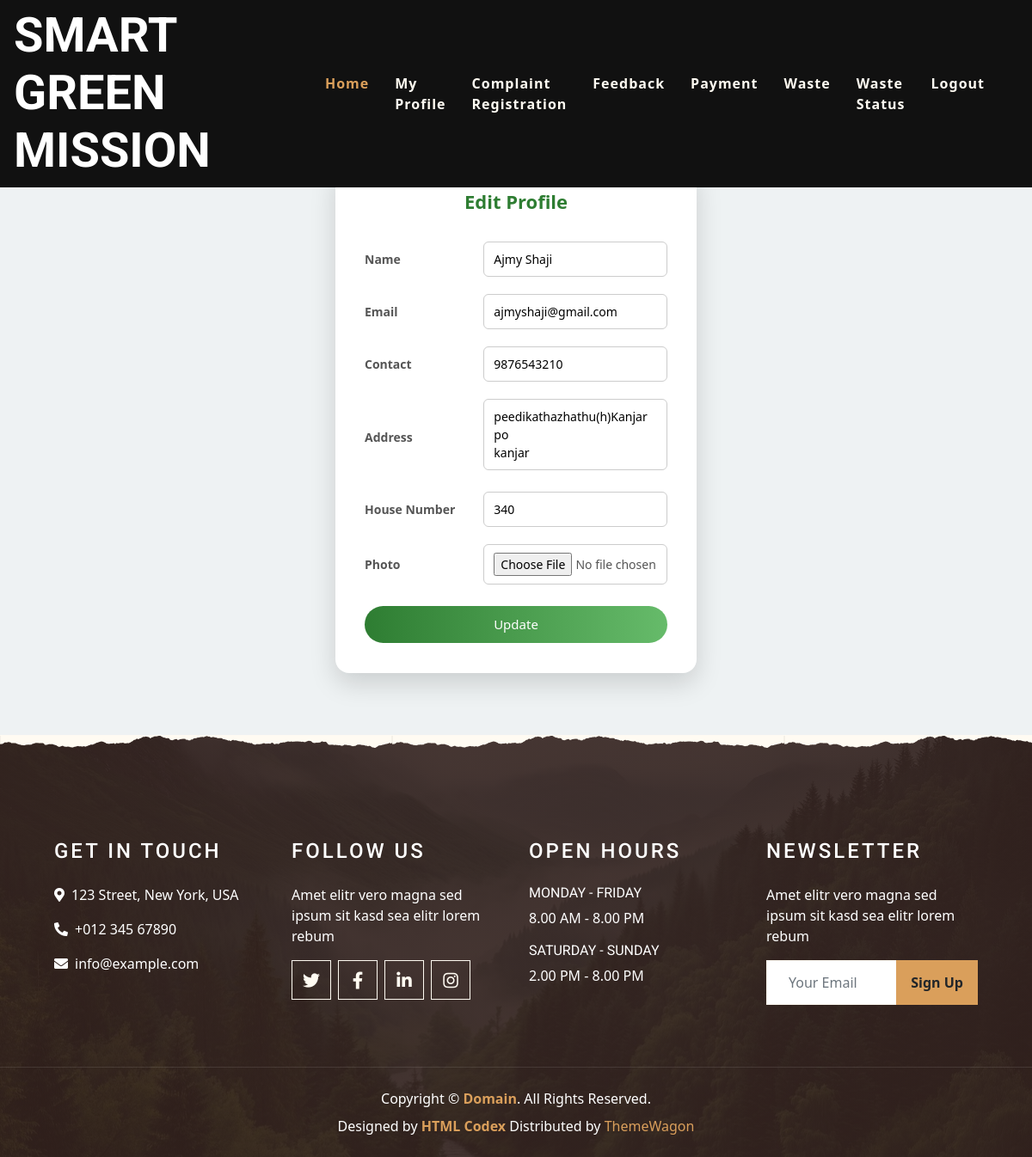
Screenshot of /User/EditProfile/ (signed in) with the database file from the repository.
### Guest/models.py (models this page shows)
class tbl_user(models.Model):
    user_name=models.CharField(max_length=50)
    user_email=models.CharField(max_length=50)
    user_contactno=models.CharField(max_length=50)
    user_address=models.CharField(max_length=50)
    user_password=models.CharField(max_length=50)
    user_houseno=models.CharField(max_length=50)
    user_photo=models.FileField(upload_to='Assets/UserDocs/')
    ward_id=models.ForeignKey(tbl_ward,on_delete=models.CASCADE)
    user_status=models.IntegerField(default=0)

### User/views.py (the view)
# urls.py: path('EditProfile/',views.EditProfile,name="EditProfile"),
def EditProfile(request):
    if "uid" not in request.session:
        return redirect("Guest:Login")
    else:
        profiledata=tbl_user.objects.get(id=request.session['uid'])
        if request.method=="POST":
            name=request.POST.get('txt_name')
            email=request.POST.get('txt_email')
            contact=request.POST.get('txt_contact')
            houseno=request.POST.get('txt_hno')
            address=request.POST.get('txt_address')
            photo=request.FILES.get("txt_photo")
            profiledata.user_name=name
            profiledata.user_email=email
            profiledata.user_contactno=contact
            profiledata.user_houseno=houseno
            profiledata.user_address=address
            if photo:
                profiledata.user_photo=photo
            profiledata.save()
            return render(request,"User/EditProfile.html",{'msg':'Updated'})
        else:
            return render(request,"User/EditProfile.html",{'Data':profiledata})

### User/Templates/User/EditProfile.html (shortened to what this page needs)
{% extends 'User/Head.html' %}
{% block content %}
<!DOCTYPE html>
<html lang="en">
<head>
</head>
<body>
<div class="edit-container">
    <div class="edit-card">
        <div class="edit-title">Edit Profile</div>
        <form action="" method="post">
            <table>
                <tr>
                    <td>Name</td>
                    <td>
                        <input required type="text" name="txt_name"
                               value="{{Data.user_name}}"
                               pattern="^[A-Z]+[a-zA-Z ]*$"
                               title="Name Allows Only Alphabets,Spaces and First Letter Must Be Capital Letter">
                    </td>
                </tr>
                <tr>
                    <td>Email</td>
                    <td>
                        <input required type="email" name="txt_email"
                               value="{{Data.user_email}}">
                    </td>
                </tr>
                <tr>
                    <td>Contact</td>
                    <td>
                        <input required type="number" name="txt_contact"
                               value="{{Data.user_contactno}}"
                               pattern="[7-9]{1}[0-9]{9}"
                               title="Phone number with 7-9 and remaing 9 digit with 0-9">
                    </td>
                </tr>
                <tr>
                    <td>Address</td>
                    <td>
                        <textarea required name="txt_address" rows="3">{{Data.user_address}}</textarea>
                    </td>
                </tr>
                <tr>
                    <td>House Number</td>
                    <td>
                        <input required type="number" name="txt_hno"
                               value="{{Data.user_houseno}}">
                    </td>
                </tr>
                <tr>
                    <td>Photo</td>
                    <td>
                        <input type="file" name="txt_photo">
                    </td>
                </tr>
                <tr>
                    <td colspan="2" class="btn-area">
                        <input type="submit" value="Update">
                    </td>
                </tr>
            </table>
        </form>
    </div>
</div>
</body>
</html>
{% endblock content %}

### User/Templates/User/EditProfile.html (style rules this page uses)
body { background: #eef2f3; font-family: "Segoe UI", Tahoma, sans-serif; }
.edit-container { min-height: 80vh; display: flex; justify-content: center; align-items: center; animation: fadeIn 0.7s ease; }
.edit-card { width: 420px; background: #ffffff; border-radius: 16px; box-shadow: 0 12px 30px rgba(0,0,0,0.15); padding: 25px 28px; }
.edit-title { text-align: center; font-size: 22px; font-weight: bold; color: #2e7d32; margin-bottom: 20px; }
table { width: 100%; border-collapse: collapse; }
td { padding: 10px 6px; font-size: 14px; }
td:first-child { font-weight: bold; color: #555; width: 38%; }
input, textarea { width: 100%; padding: 9px 11px; border-radius: 6px; border: 1px solid #ccc; font-size: 14px; transition: 0.3s ease; }
textarea { resize: none; }
.btn-area { text-align: center; padding-top: 15px; }
input[type="submit"] { background: linear-gradient(90deg, #2e7d32, #66bb6a); color: white; border: none; padding: 10px 32px; font-size: 15px; border-radius: 22px; cursor: pointer; transition: 0.3s ease; }

### rows the page displays
tbl_user: txt_name "Ajmy Shaji", txt_email "ajmyshaji@gmail.com", txt_contact "9876543210", txt_address "peedikathazhathu(h)Kanjar po kanjar", txt_hno "340"
